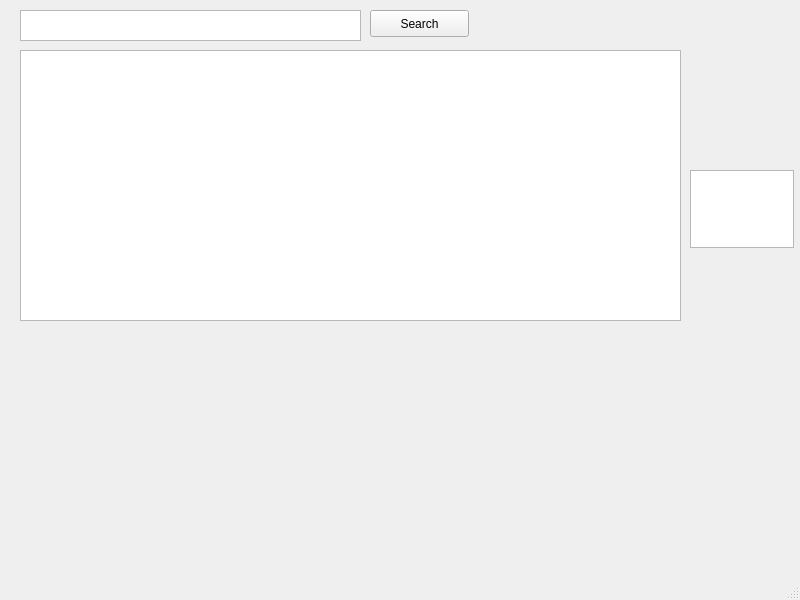
<?xml version="1.0" encoding="UTF-8"?>
<ui version="4.0">
 <class>Library_MainWindow</class>
 <widget class="QMainWindow" name="Library_MainWindow">
  <property name="geometry">
   <rect>
    <x>0</x>
    <y>0</y>
    <width>800</width>
    <height>600</height>
   </rect>
  </property>
  <property name="windowTitle">
   <string>Library_S17</string>
  </property>
  <widget class="QWidget" name="centralwidget">
   <widget class="QTextEdit" name="Search_Box">
    <property name="geometry">
     <rect>
      <x>20</x>
      <y>10</y>
      <width>341</width>
      <height>31</height>
     </rect>
    </property>
   </widget>
   <widget class="QPushButton" name="Search_Button">
    <property name="geometry">
     <rect>
      <x>370</x>
      <y>10</y>
      <width>99</width>
      <height>27</height>
     </rect>
    </property>
    <property name="text">
     <string>Search</string>
    </property>
   </widget>
   <widget class="QTableWidget" name="Show_Table">
    <property name="geometry">
     <rect>
      <x>20</x>
      <y>50</y>
      <width>661</width>
      <height>271</height>
     </rect>
    </property>
   </widget>
   <widget class="QTextEdit" name="test_my">
    <property name="geometry">
     <rect>
      <x>690</x>
      <y>170</y>
      <width>104</width>
      <height>78</height>
     </rect>
    </property>
   </widget>
  </widget>
  <widget class="QMenuBar" name="menubar">
   <property name="geometry">
    <rect>
     <x>0</x>
     <y>0</y>
     <width>800</width>
     <height>25</height>
    </rect>
   </property>
  </widget>
  <widget class="QStatusBar" name="statusbar"/>
 </widget>
 <resources/>
 <connections/>
</ui>
